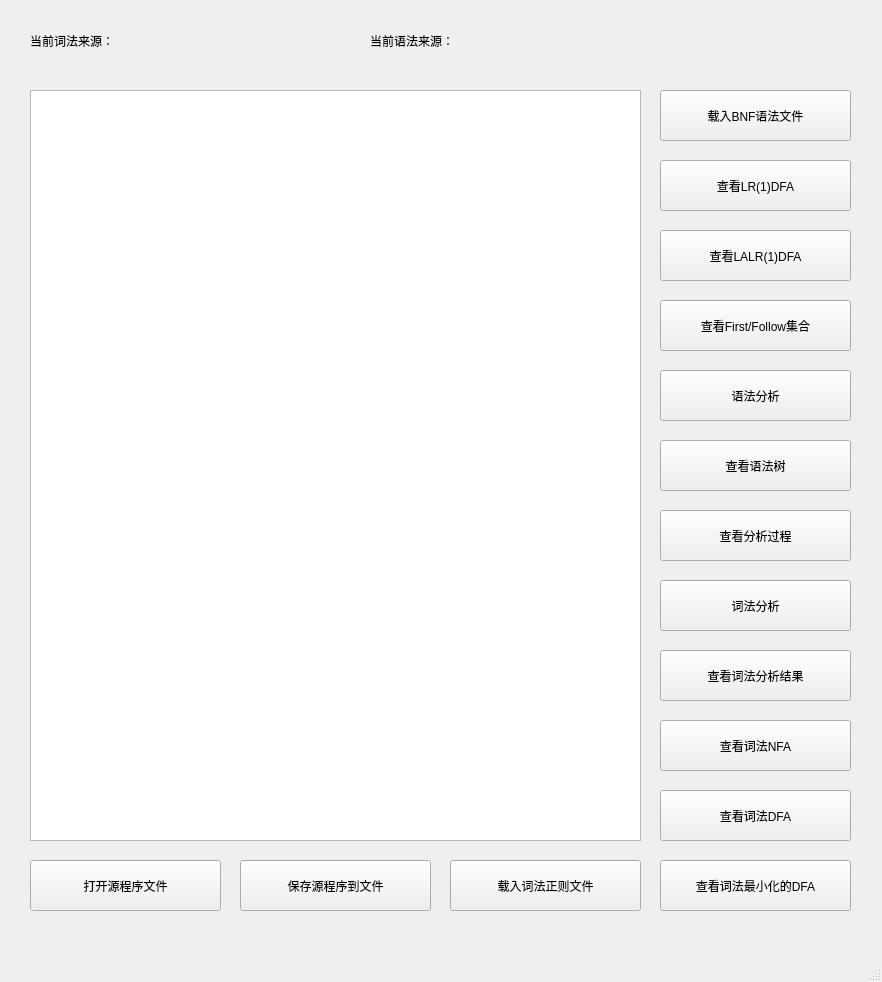
<?xml version="1.0" encoding="UTF-8"?>
<ui version="4.0">
 <class>MainWindow</class>
 <widget class="QMainWindow" name="MainWindow">
  <property name="geometry">
   <rect>
    <x>0</x>
    <y>0</y>
    <width>882</width>
    <height>982</height>
   </rect>
  </property>
  <property name="windowTitle">
   <string>MainWindow</string>
  </property>
  <widget class="QWidget" name="centralwidget">
   <widget class="QPushButton" name="pushButton_openSrc">
    <property name="geometry">
     <rect>
      <x>30</x>
      <y>860</y>
      <width>191</width>
      <height>51</height>
     </rect>
    </property>
    <property name="text">
     <string>打开源程序文件</string>
    </property>
   </widget>
   <widget class="QPushButton" name="pushButton_load_word_rul">
    <property name="geometry">
     <rect>
      <x>450</x>
      <y>860</y>
      <width>191</width>
      <height>51</height>
     </rect>
    </property>
    <property name="text">
     <string>载入词法正则文件</string>
    </property>
   </widget>
   <widget class="QPushButton" name="pushButton_3">
    <property name="geometry">
     <rect>
      <x>660</x>
      <y>90</y>
      <width>191</width>
      <height>51</height>
     </rect>
    </property>
    <property name="text">
     <string>载入BNF语法文件</string>
    </property>
   </widget>
   <widget class="QPlainTextEdit" name="plainTextEdit">
    <property name="geometry">
     <rect>
      <x>30</x>
      <y>90</y>
      <width>611</width>
      <height>751</height>
     </rect>
    </property>
   </widget>
   <widget class="QPushButton" name="pushButton_saveSrc">
    <property name="geometry">
     <rect>
      <x>240</x>
      <y>860</y>
      <width>191</width>
      <height>51</height>
     </rect>
    </property>
    <property name="text">
     <string>保存源程序到文件</string>
    </property>
   </widget>
   <widget class="QPushButton" name="pushButton_5">
    <property name="geometry">
     <rect>
      <x>660</x>
      <y>370</y>
      <width>191</width>
      <height>51</height>
     </rect>
    </property>
    <property name="text">
     <string>语法分析</string>
    </property>
   </widget>
   <widget class="QPushButton" name="pushButton_6">
    <property name="geometry">
     <rect>
      <x>660</x>
      <y>440</y>
      <width>191</width>
      <height>51</height>
     </rect>
    </property>
    <property name="text">
     <string>查看语法树</string>
    </property>
   </widget>
   <widget class="QPushButton" name="pushButton_7">
    <property name="geometry">
     <rect>
      <x>660</x>
      <y>160</y>
      <width>191</width>
      <height>51</height>
     </rect>
    </property>
    <property name="text">
     <string>查看LR(1)DFA</string>
    </property>
   </widget>
   <widget class="QPushButton" name="pushButton_8">
    <property name="geometry">
     <rect>
      <x>660</x>
      <y>230</y>
      <width>191</width>
      <height>51</height>
     </rect>
    </property>
    <property name="text">
     <string>查看LALR(1)DFA</string>
    </property>
   </widget>
   <widget class="QPushButton" name="pushButton_9">
    <property name="geometry">
     <rect>
      <x>660</x>
      <y>300</y>
      <width>191</width>
      <height>51</height>
     </rect>
    </property>
    <property name="text">
     <string>查看First/Follow集合</string>
    </property>
   </widget>
   <widget class="QPushButton" name="pushButton_Word_NFA">
    <property name="geometry">
     <rect>
      <x>660</x>
      <y>720</y>
      <width>191</width>
      <height>51</height>
     </rect>
    </property>
    <property name="text">
     <string>查看词法NFA</string>
    </property>
   </widget>
   <widget class="QPushButton" name="pushButton_11">
    <property name="geometry">
     <rect>
      <x>660</x>
      <y>580</y>
      <width>191</width>
      <height>51</height>
     </rect>
    </property>
    <property name="text">
     <string>词法分析</string>
    </property>
   </widget>
   <widget class="QPushButton" name="pushButton_12">
    <property name="geometry">
     <rect>
      <x>660</x>
      <y>650</y>
      <width>191</width>
      <height>51</height>
     </rect>
    </property>
    <property name="text">
     <string>查看词法分析结果</string>
    </property>
   </widget>
   <widget class="QPushButton" name="pushButton_13">
    <property name="geometry">
     <rect>
      <x>660</x>
      <y>510</y>
      <width>191</width>
      <height>51</height>
     </rect>
    </property>
    <property name="text">
     <string>查看分析过程</string>
    </property>
   </widget>
   <widget class="QLabel" name="label">
    <property name="geometry">
     <rect>
      <x>30</x>
      <y>20</y>
      <width>271</width>
      <height>41</height>
     </rect>
    </property>
    <property name="text">
     <string>当前词法来源：</string>
    </property>
   </widget>
   <widget class="QLabel" name="label_2">
    <property name="geometry">
     <rect>
      <x>370</x>
      <y>20</y>
      <width>271</width>
      <height>41</height>
     </rect>
    </property>
    <property name="text">
     <string>当前语法来源：</string>
    </property>
   </widget>
   <widget class="QPushButton" name="pushButton_word_DFA">
    <property name="geometry">
     <rect>
      <x>660</x>
      <y>790</y>
      <width>191</width>
      <height>51</height>
     </rect>
    </property>
    <property name="text">
     <string>查看词法DFA</string>
    </property>
   </widget>
   <widget class="QPushButton" name="pushButton_word_miniDFA">
    <property name="geometry">
     <rect>
      <x>660</x>
      <y>860</y>
      <width>191</width>
      <height>51</height>
     </rect>
    </property>
    <property name="text">
     <string>查看词法最小化的DFA</string>
    </property>
   </widget>
  </widget>
  <widget class="QMenuBar" name="menubar">
   <property name="geometry">
    <rect>
     <x>0</x>
     <y>0</y>
     <width>882</width>
     <height>29</height>
    </rect>
   </property>
  </widget>
  <widget class="QStatusBar" name="statusbar"/>
 </widget>
 <resources/>
 <connections/>
</ui>
